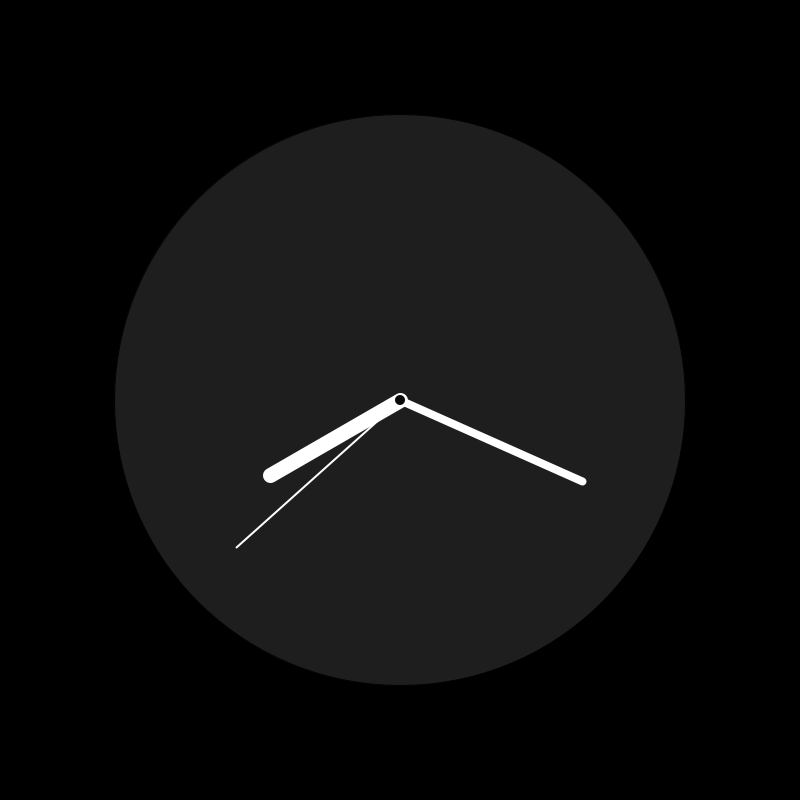
Frame 1 (no input)
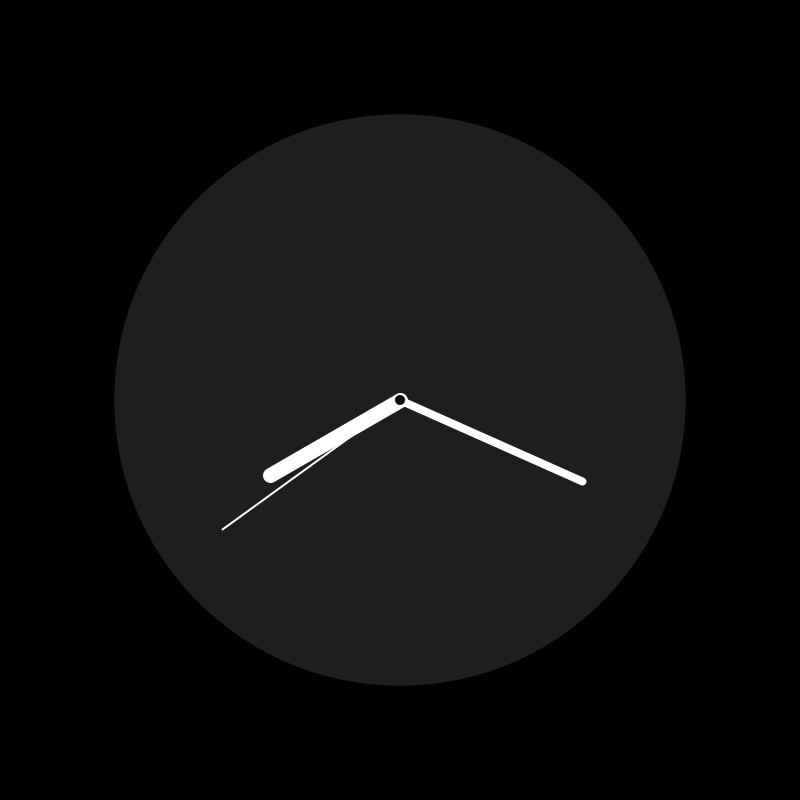
Frame 60 (the mouse pressed at the canvas centre just before this capture)
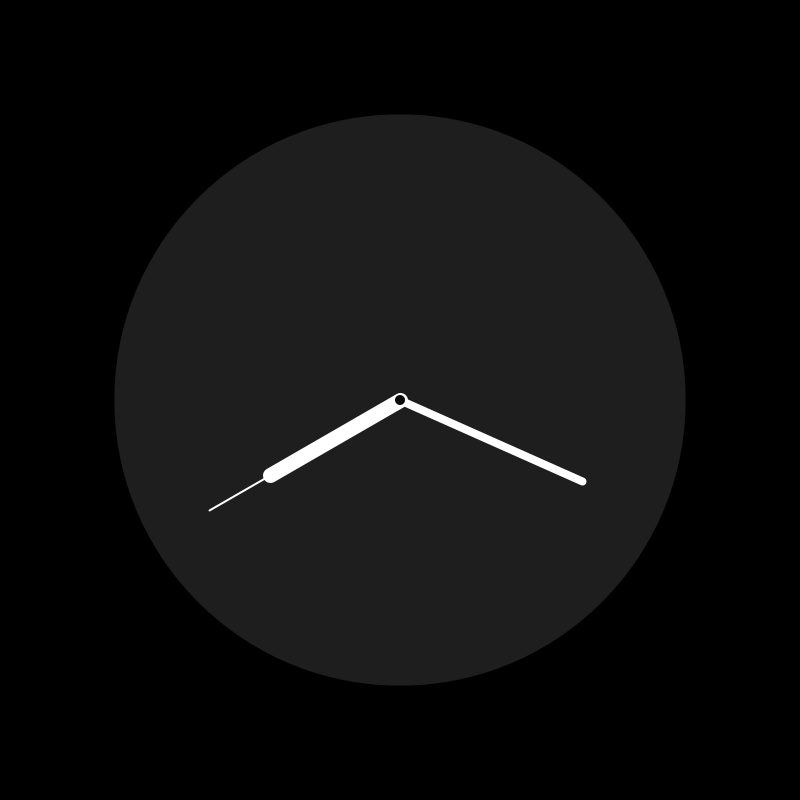
Frame 120 (the mouse held since frame 60 and released just before this capture)

The Processing sketch that drew these frames (run headless with seeded random() and noise(); from frame 60 on, the mouse is pressed at the canvas centre):

// Processing sketch: code_07_19
// ── code_07_19.pde
void setup() {
  size(800, 800);
}

void draw() {
  background(0);
  fill(30);
  strokeWeight(1);
  ellipse(width/2, height/2, width/1.4, width/1.4);
   
  float s = map(second(), 0, 60, 0, TWO_PI)-HALF_PI;
  float m = map(minute(), 0, 60, 0, TWO_PI)-HALF_PI;
  float h = map(hour()%12, 0, 12, 0, TWO_PI)-HALF_PI;
 
  stroke(255);
  
  // segundos
  strokeWeight(2);
  line(width/2, height/2, width/2 + cos(s) * 220, height/2 + sin(s)* 220);
  
  // minutos
  strokeWeight(8);
  line(width/2, height/2, width/2 + cos(m) * 200, height/2 + sin(m)* 200);
  
  // horas
  strokeWeight(15);
  line(width/2, height/2, width/2 + cos(h) * 150, height/2 + sin(h)* 150);
  
  // punto central
  noStroke();
  fill(10);
  ellipse(width/2, height/2, 10, 10);  
}
